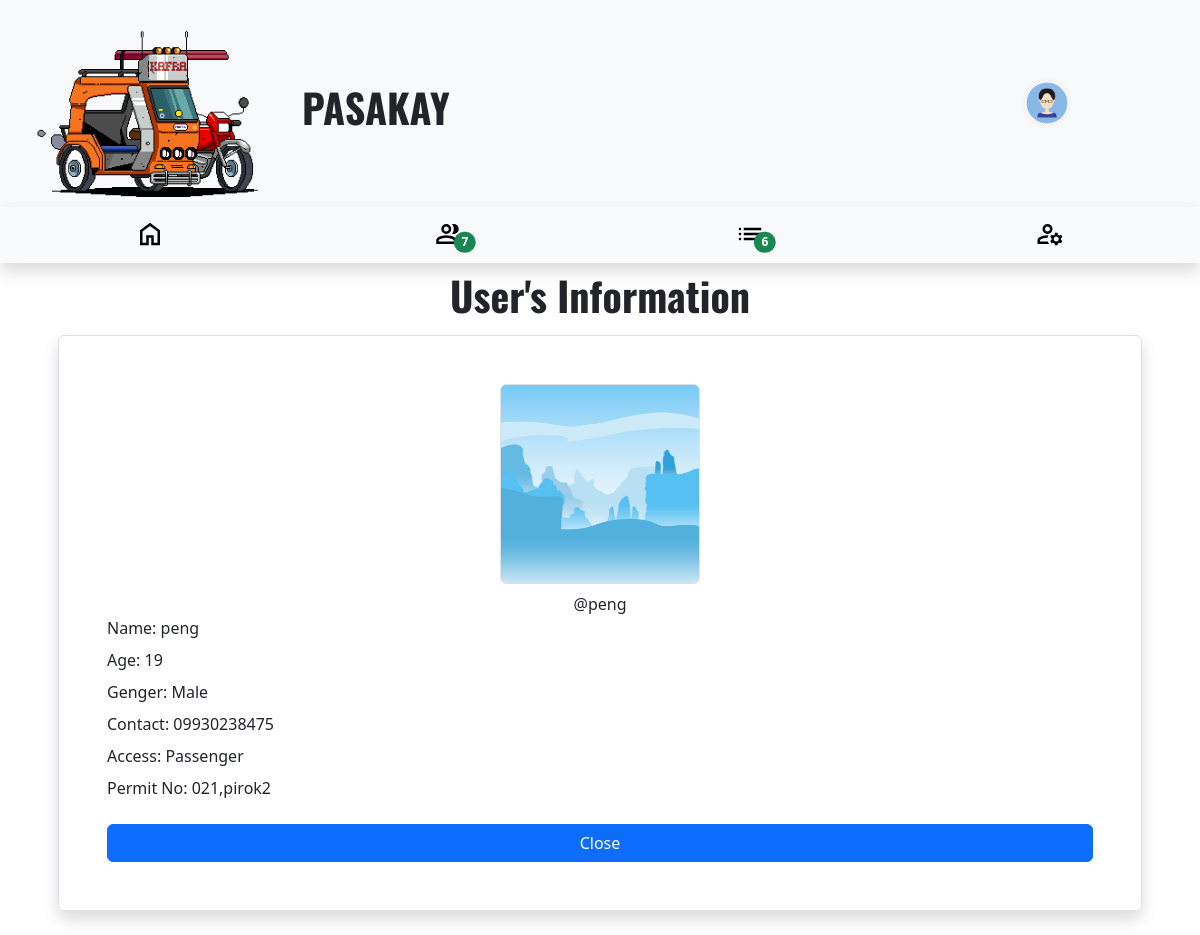
The app's page /Admin/passenger_information.php?fname=peng with its own data.
### tables this page shows
CREATE TABLE `users` (
  `id` int(60) NOT NULL,
  `fname` varchar(255) NOT NULL,
  `age` int(255) NOT NULL,
  `gender` varchar(255) NOT NULL,
  `contact` varchar(255) NOT NULL,
  `address_permit` varchar(255) NOT NULL,
  `profile` varchar(60) NOT NULL,
  `username` varchar(255) NOT NULL,
  `password` varchar(255) NOT NULL,
  `access` varchar(255) NOT NULL,
  `availability` varchar(255) NOT NULL,
  `last_updated` timestamp NOT NULL DEFAULT current_timestamp() ON UPDATE current_timestamp(),
  `destination` varchar(255) NOT NULL,
  `quantity` varchar(255) NOT NULL,
  `fare` int(255) NOT NULL
);

### Admin/passenger_information.php (the view, shortened to what this page needs)
<!DOCTYPE html>
<html lang="en">
<head>
    <link rel="stylesheet" href="../Style/Style.css">
    <link rel="stylesheet" href="../Style/bootstrap.min.css">
</head>
<body>
    <?php
    include("../availability.php");
    include('nav.php');
    ?>
    <h1 class="text-center oswald mt-2">User's Information</h1>
    <div class="tab-content" id="pills-tabContent">
        <div class="tab-pane fade show active" id="pills-East" role="tabpanel" aria-labelledby="pills-East-tab" tabindex="0">
            <div class="container dashcontent pb-2">
                <?php
                $user = $_GET['fname'];
                $view_user = mysqli_query($connection, "SELECT * FROM users WHERE fname='$user'");
                while ($row = mysqli_fetch_assoc($view_user)) {
                    $db_profile = $row['profile'];
                    $db_name = $row['fname'];
                    $db_age = $row['age'];
                    $db_gender = $row['gender'];
                    $db_contact = $row['contact'];
                    $db_street = $row['address_permit'];
                    $username = $row['username'];
                ?>
                    <div class="border rounded p-5 m-3 shadow">
                        <center>
                            <div class="pic border rounded overflow-hidden mb-2" style="width:200px; height:200px;">
                                <img src="../Images/<?php echo $db_profile ?>" alt="" style="width:100%; height:100%;">
                            </div>
                            <?php echo "@" . $username; ?>
                        </center>
                        <label class="form-label w-100">Name: <?php echo $db_name; ?></label>
                        <label class="form-label w-100">Age: <?php echo $db_age; ?></label>
                        <label class="form-label w-100">Genger: <?php echo $db_gender; ?></label>
                        <label class="form-label w-100">Contact: <?php echo $db_contact; ?></label>
                        <label class="form-label w-100">Access: Passenger</label>
                        <label class="form-label w-100 mb-3">Permit No: <?php echo $db_street; ?></label>
                        <a href="../Admin/manageaccount.php" class="btn btn-primary mt-2 w-100">Close</a>
                    </div>
                <?php } ?>
            </div>
        </div>
</body>
</html>

### Style/Style.css (style rules this page uses)
* { box-sizing: border-box; margin: 0; padding: 0; }
body, .body { height: 100vh; }
.oswald { font-family: "Oswald", sans-serif; font-optical-sizing: auto; font-weight: 900; font-style: normal; }

### records on screen
users: profile (picture), username "peng", fname "peng", age "19", gender "Male", contact "09930238475", address_permit "021,pirok2"

### other values on screen
$sum_drivers "7"
$sum_passengers "6"
